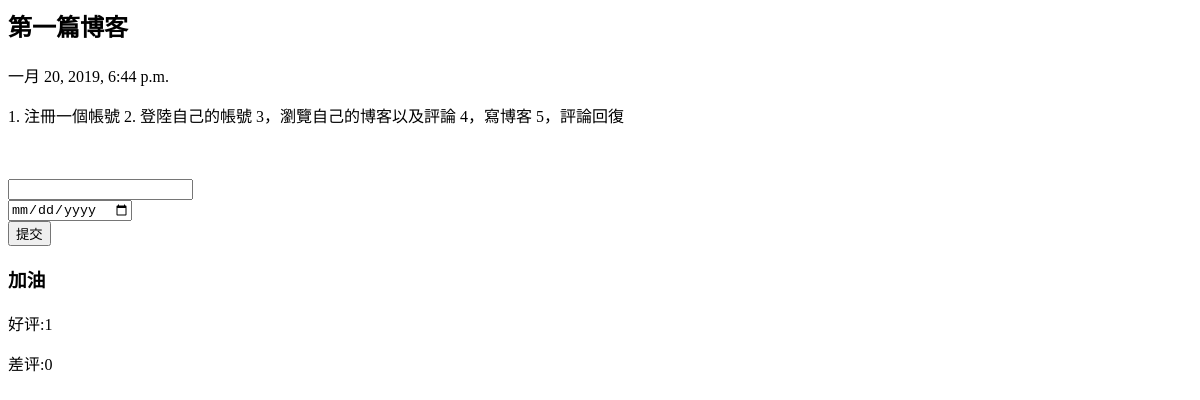
The app's page /blogs/1/, older data.
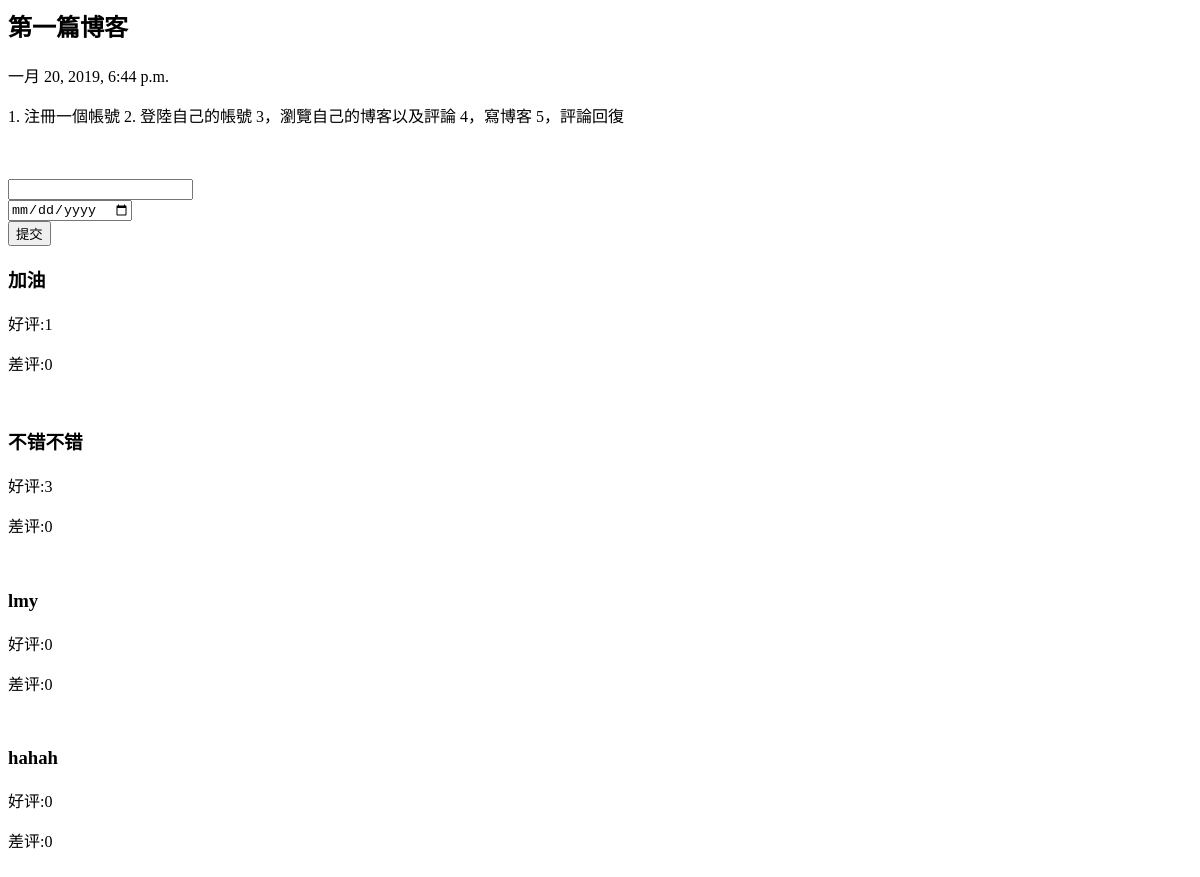
The same page, newer data.
### myblogs/models.py (models this page shows, shortened)
class BlogsPost(models.Model):
    user = models.ForeignKey(User, on_delete=models.CASCADE)
    title = models.CharField(max_length = 150)  # 博客标题
    body = models.TextField()                   # 博客正文
    timestamp = models.DateTimeField()          # 创建时间

class BlogsComment(models.Model):
    blog = models.ForeignKey(BlogsPost, on_delete=models.CASCADE)
    comment_text = models.TextField()
    goods = models.IntegerField(default=0)
    poors = models.IntegerField(default=0)

### myblogs/views.py (the view)
# urls.py: path('<int:blogs_id>/', views.blogsdetail, name="blogsdetail"),
def blogsdetail(request, blogs_id):
	blog = get_object_or_404(BlogsPost, pk=blogs_id)
	try:
		blogs_comment = blog.blogscomment_set.all()
	except (KeyError, BlogsComment.DoesNotExist) as e:
		return render(request, 'myblogs/error.html', {"error":"404"})
	return render(request, 'myblogs/detail.html', {"blog":blog, "comment_list":blogs_comment})

### myblogs/templates/myblogs/detail.html (shortened to what this page needs)
{% if blog %}
    <h2>{{ blog.title }}</h2>
    <p>{{ blog.timestamp }}</p>
    <p>{{ blog.body }}</p><br><br>
	<form action="comment/" method="post">
		<input type="text" name="comment"><br>
		<input type="date" name="datetime"><br>
		<input type="submit" name="提交" value="提交"><br>
	</form>
{% endif %}
{% for comment in comment_list %}
    <h3>{{ comment.comment_text }}</h3>
    <p>好评:{{ comment.goods }}</p>
    <p>差评:{{ comment.poors }}</p><br>
{% endfor %}

Row changes from the older to the newer data that the page shows:
added BlogsComment: comment_text "不错不错", goods "3", poors "0"
added BlogsComment: comment_text "lmy", goods "0", poors "0"
added BlogsComment: comment_text "hahah", goods "0", poors "0"
